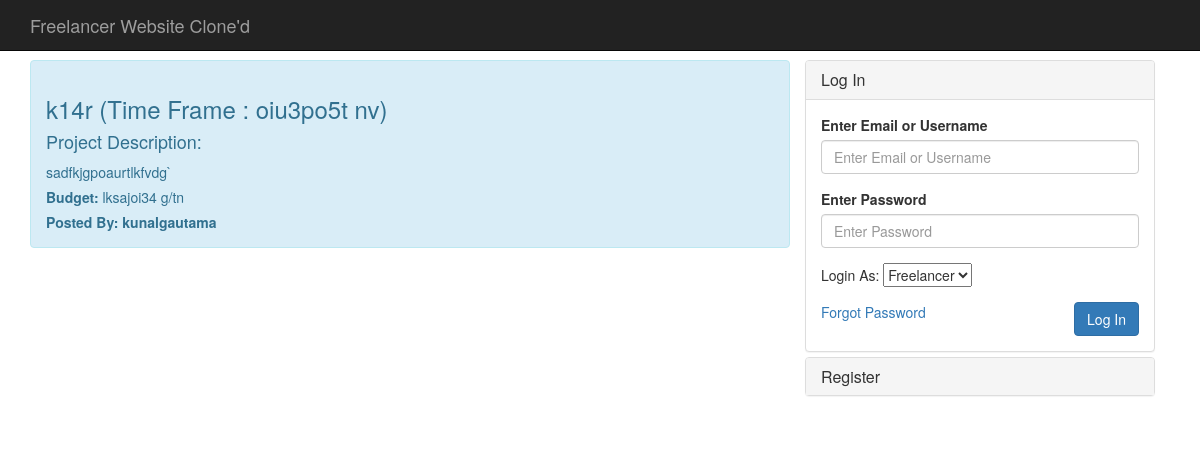
Page /project.php?id=40 on the committed database.
### tables this page shows
CREATE TABLE IF NOT EXISTS `project` (
  `id` int(11) NOT NULL AUTO_INCREMENT,
  `catid` text NOT NULL,
  `userid` int(11) NOT NULL,
  `title` text NOT NULL,
  `description` text,
  `budget` text,
  `timeframe` varchar(200) NOT NULL,
  `date` datetime NOT NULL,
  `status` enum('0','1') NOT NULL,
  PRIMARY KEY (`id`)
);

CREATE TABLE IF NOT EXISTS `user` (
  `id` int(11) NOT NULL AUTO_INCREMENT,
  `username` varchar(250) NOT NULL,
  `email` varchar(250) NOT NULL,
  `password` text,
  `hash` text,
  `active` int(11) NOT NULL DEFAULT '0',
  `type` int(11) NOT NULL,
  `full_name` varchar(250) NOT NULL,
  `skills` text NOT NULL,
  `address` text NOT NULL,
  `city` varchar(200) NOT NULL,
  `country` varchar(150) NOT NULL,
  `pincode` varchar(10) NOT NULL,
  PRIMARY KEY (`id`),
  UNIQUE KEY `username` (`username`,`email`)
);

CREATE TABLE IF NOT EXISTS `website_config` (
  `id` int(11) NOT NULL AUTO_INCREMENT,
  `config` varchar(200) NOT NULL,
  `value` text NOT NULL,
  PRIMARY KEY (`id`),
  UNIQUE KEY `config` (`config`)
);

### classes/loader.php (called while the page is built, shortened)
<?php
include __DIR__.'/../config.php';
include_once 'WebsiteConfig.class.php';
$websiteConfig = new WebsiteConfig();
include_once 'DisplayUserInfo.class.php';
$display_user_info = new DisplayUserInfo();
include_once 'ProjectView.class.php';
$project_view = new ProjectView();
include('db_func.php');
?>

### classes/ProjectView.class.php (called while the page is built, shortened)
<?php
class ProjectView {
	public function projectDetail($id){
		global $dblink;
		$v = $dblink->prepare("SELECT * FROM project WHERE id=?");
		$v->bind_param("i", $id);
		$v->execute();
		$data =get_result($v);
		foreach ($data as $row){
			return $row;
		}
	}
}
?>

### classes/db_func.php (called while the page is built)
<?php
function get_result( $Statement ) {
    $RESULT = array();
    $Statement->store_result();
    for ( $i = 0; $i < $Statement->num_rows; $i++ ) {
        $Metadata = $Statement->result_metadata();
        $PARAMS = array();
        while ( $Field = $Metadata->fetch_field() ) {
            $PARAMS[] = &$RESULT[ $i ][ $Field->name ];
        }
        call_user_func_array( array( $Statement, 'bind_result' ), $PARAMS );
        $Statement->fetch();
    }
    return $RESULT;
}
?>

### classes/WebsiteConfig.class.php (called while the page is built)
<?php
class WebsiteConfig{
	public function getConfigValue($value){
		$get_value = $this->DbQuery($value);
		foreach ($get_value as $key) {
			$result = $key['value'];
		}
		return $result;
	}
	private function DbQuery($find){
		global $dblink;
		$query = "SELECT * FROM website_config WHERE config = '$find'";
		$value = $dblink->query($query);
		return $value;
	}
}
?>

### classes/DisplayUserInfo.class.php (called while the page is built, shortened)
<?php
class DisplayUserInfo {
	private function getUserInfo($id) {
		global $dblink;
		$v = $dblink->prepare("SELECT * FROM user WHERE id=?");
		$v->bind_param("i", $id);
		$v->execute();
		$result = get_result($v);
		return $result;
	}
	public function getUserName($id) {
		$data = $this -> getUserInfo($id);
		foreach ($data as $key) {
			return $key['username'];
		}
	}
}
?>

### project.php (the view, shortened to what this page needs)
<?php
include 'header.php';
$value = $project_view -> projectDetail($_GET['id']);
?>
<div class="container">
	<div class="col-md-8">
	<div class="row alert alert-info">
		<h3><?php echo $value['title']; ?> (Time Frame : <?php echo $value['timeframe']; ?>)</h3>
		<h4>Project Description:</h4>
		<p><?php echo $value['description']; ?></p>
		<p><b>Budget: </b><?php echo $value['budget']; ?></p>
		<p><b>Posted By: <?php echo $display_user_info -> getUserName($value['userid']); ?></b> </p>
	</div>
</div>
<?php
include 'sidebar.php';
?>
<div class="col-md-4"></div>
<div class="col-md-12">&nbsp;</div>
</div>
<?php
include 'footer.php';
?>

### sidebar.php (shortened to what this page needs)
	<div class="col-md-4">
					<?php
			if(!isset($_SESSION['username'])){
			?>
			<div class="panel-group" id="accordion" role="tablist" aria-multiselectable="true">
				<div class="panel panel-default">
					<div class="panel-heading" role="tab" id="headingOne">
						<h4 class="panel-title"><a data-toggle="collapse" data-parent="#accordion" href="#collapseOne" aria-expanded="true" aria-controls="collapseOne"> Log In</a></h4>
					</div>
					<div id="collapseOne" class="panel-collapse collapse in" role="tabpanel" aria-labelledby="headingOne">
						<div class="panel-body">
							<form action="login.php" method="POST">
								<div class="form-group">
									<label for="username"><?php echo $websiteConfig->getConfigValue('nologin_login_email') ?></label>
									<input type="text" class="form-control" id="username" name="email" placeholder="<?php echo $websiteConfig->getConfigValue('nologin_login_email') ?>">
								</div>
								<div class="form-group">
									<label for="password"><?php echo $websiteConfig->getConfigValue('nologin_login_password') ?></label>
									<input type="password" class="form-control" id="password" name="password" placeholder="<?php echo $websiteConfig->getConfigValue('nologin_login_password') ?>">
								</div>
								<div class="form-group">
									Login As:
									<select name="type">
										<option value="1">Freelancer</option>
									</select>
								</div>
								<a href="forgot.php"><?php echo $websiteConfig->getConfigValue('nologin_login_forgotpass_text') ?></a>
								<button type="submit" class="btn btn-primary pull-right">
									<?php echo $websiteConfig->getConfigValue('nologin_login_button_text') ?>
								</button>
							</form>
						</div>
					</div>
				</div>
				<div class="panel panel-default">
					<div class="panel-heading" role="tab" id="headingTwo">
						<h4 class="panel-title"><a class="collapsed" data-toggle="collapse" data-parent="#accordion" href="#collapseTwo" aria-expanded="false" aria-controls="collapseTwo"> Register </a></h4>
					</div>
				</div>
			</div>
			<?php
			}
else {
	include 'logged-in.php';
}
			?>
			</div>

### css/style.css (style rules this page uses)
body { padding-top: 60px; }

### rows in the picture
project: title "k14r", timeframe "oiu3po5t nv", description "sadfkjgpoaurtlkfvdg`", budget "lksajoi34 g/tn", userid.username "kunalgautama"
website_config: value "Enter Email or Username"
website_config: value "Enter Password"
website_config: value "Forgot Password"
website_config: value "Log In"

### other values in the picture
$websiteConfig->getConfigValue('title') "Freelancer Website Clone'd"
